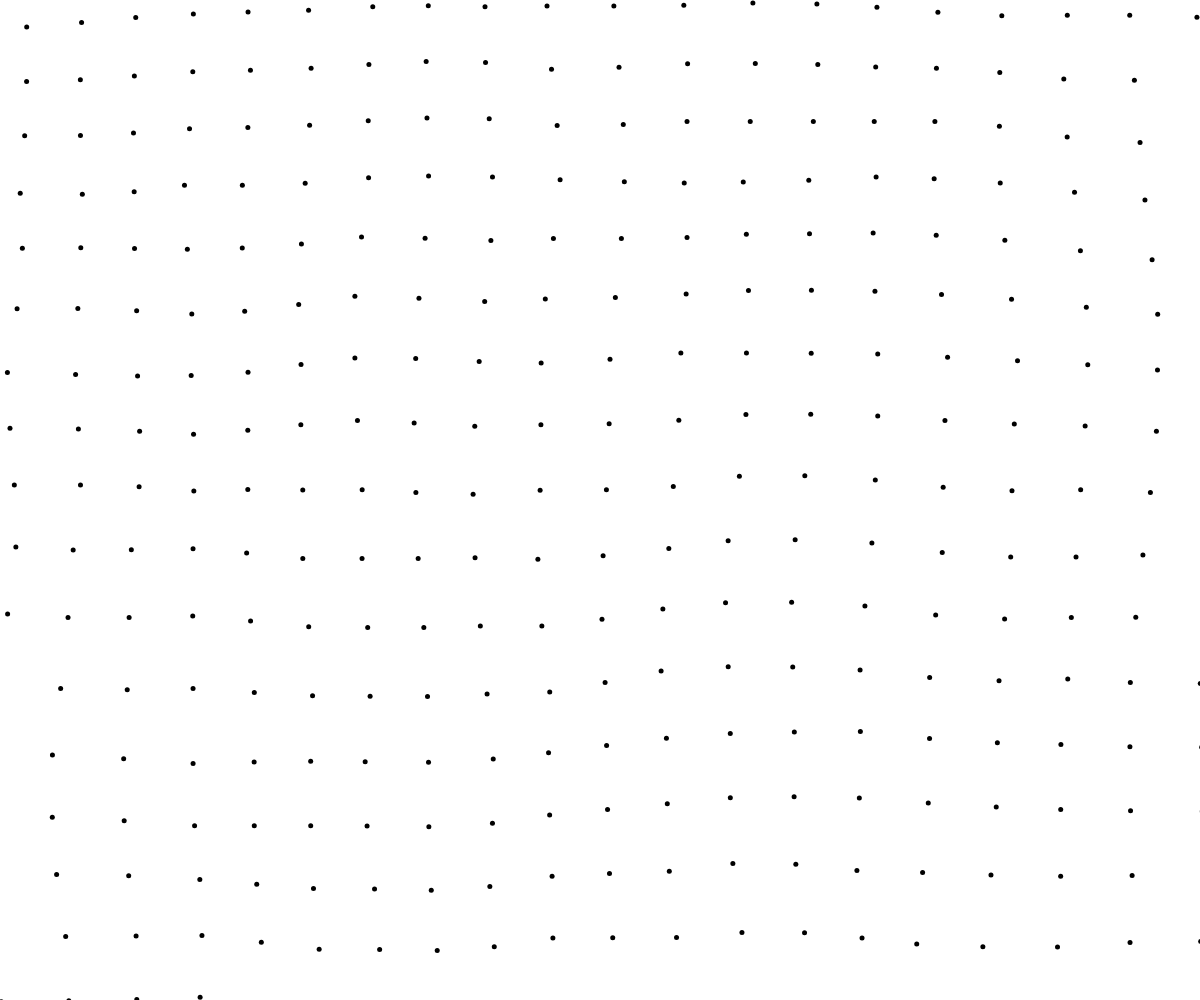
Frame 1 (no input)
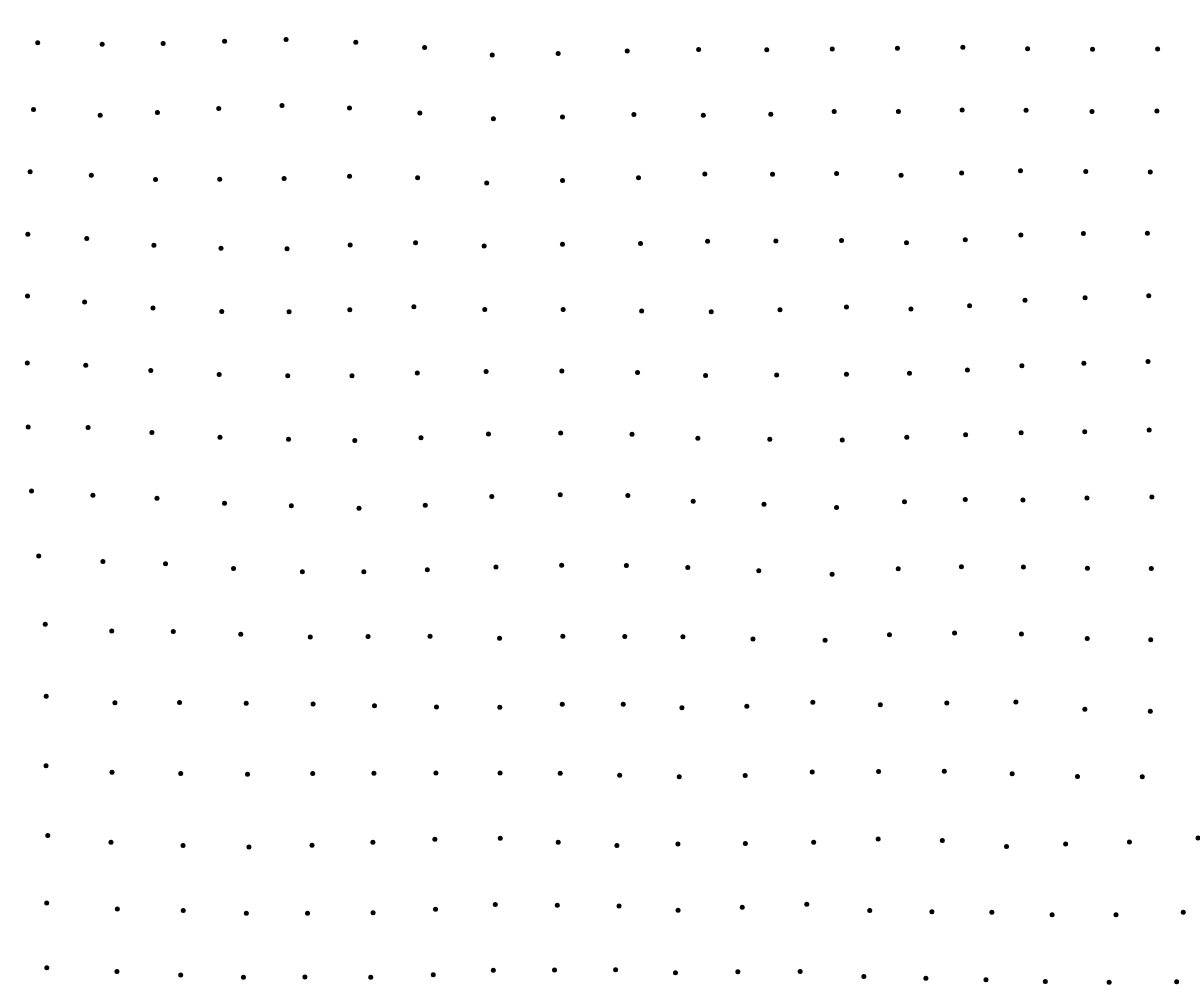
Frame 60 (no input)
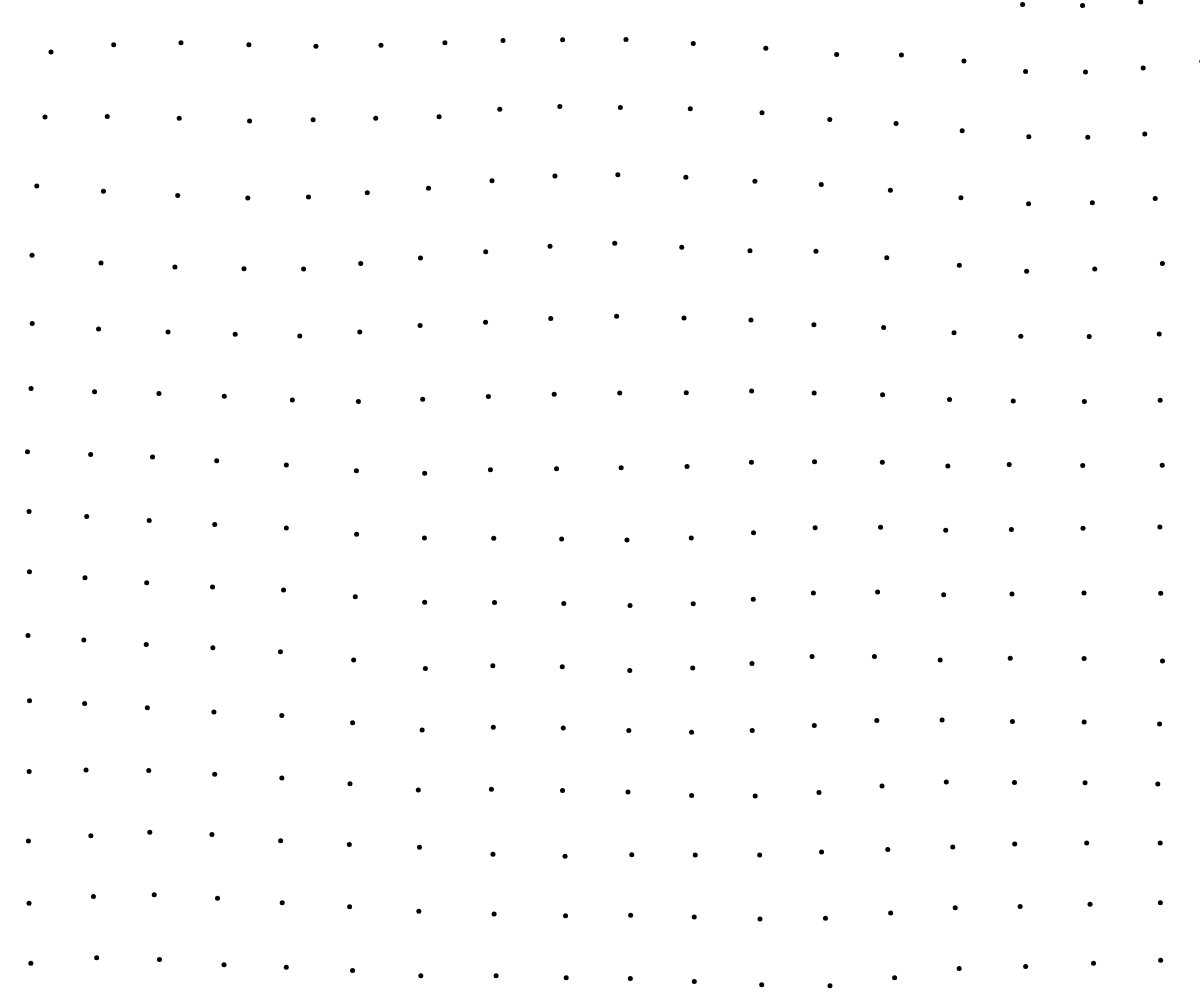
Frame 120 (the mouse pressed at the canvas centre since frame 60)

The p5.js sketch that drew these frames (run headless with seeded random() and noise() and a simulated clock; from frame 60 on, the mouse is pressed at the canvas centre):

// p5.js sketch
// ── sketch.js
var xoff = 0.0;
var yoff = 0.0;
var zoff = 0.0;
var pixels = [];
var space = 8;
var temp = [];

function setup() {
  createCanvas(windowWidth,windowHeight);
  background(255);
  for(var i = 0; i < width; i += space) {
    temp = [];
    for(var j = 0; j < height; j += space) {
      temp.push(new pixel(i,j,space));
    }
    pixels.push(temp);
  }
}

function draw() {
  background(255);
  for(var i = 0; i < pixels.length; i++) {
    for(var j = 0; j < height / space; j++) {
      pixels[i][j].update();
    }
  }
}

function pixel(xdex,ydex) {
  this.scale = 0.01;
  this.xoff = this.scale * xdex;
  this.yoff = this.scale * ydex;
  this.zoff = this.scale;
  this.xdex = xdex;
  this.ydex = ydex;
}

pixel.prototype.update = function() {
  this.xoff += this.scale;
  this.yoff += this.scale;
  this.zoff += this.scale;
  strokeWeight(5);
  stroke(0);
  point(map(noise(this.xoff,this.yoff,this.zoff),0,1,this.xdex * space - space * 10, this.xdex * space + space*10),
  map(noise(this.yoff,this.zoff,this.xoff),0,1,this.ydex * space - space * 10, this.ydex * space + space*10));
}
